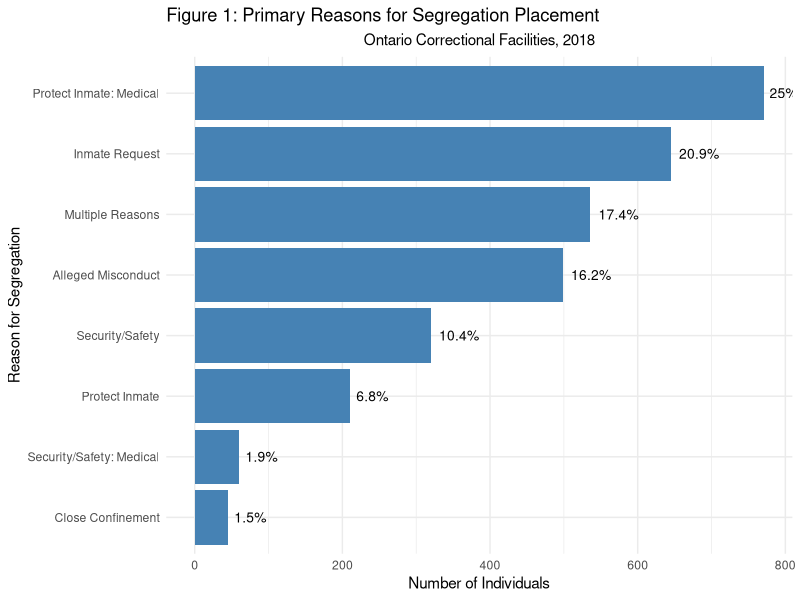
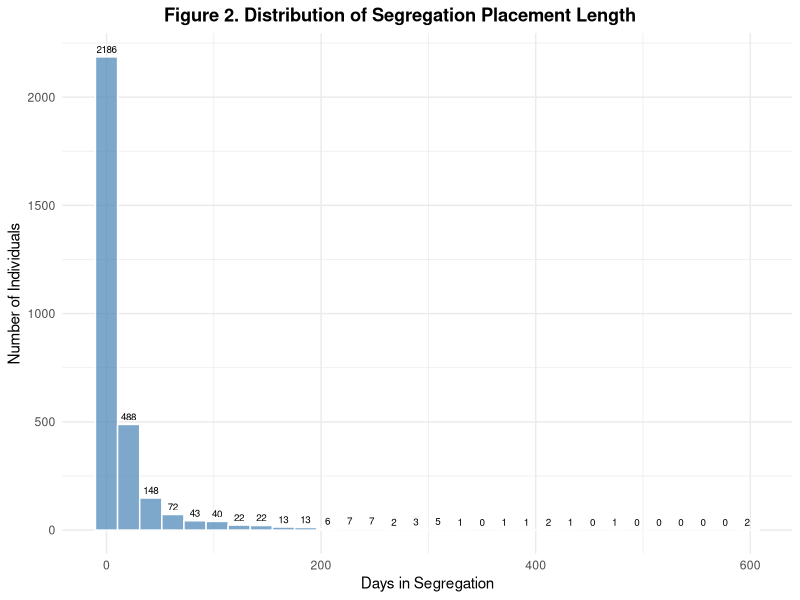

Here is the R script that generated these plots, in order:
## ---- chunk 1
knitr::opts_chunk$set(echo = TRUE)
## ---- chunk 2
library(tidyverse)
library(lubridate)
library(dplyr)
library(ggplot2)
seg = read.csv("solgen-individuals-in-seg-2018.csv")
seg = seg %>% rename(Seg_length = Segregation.placement.length..in.days.) %>% 
  rename(Reason = Primary.reason.for.segregation)
## ---- chunk 3

seg_reason = seg %>%group_by(Reason) %>% summarise(n = n())

seg_reason = seg_reason%>%arrange(n)

seg_reason = seg_reason %>% mutate(Percentage = round(n/sum(seg_reason$n)*100,1))

seg_reason = seg_reason %>%
  mutate(Reason = case_when(
    Reason == "inmate request" ~ "Inmate Request",
    Reason == "inmate needs protection" ~ "Protect Inmate",
    Reason == "inmate needs protection: medical" ~ "Protect Inmate: Medical",
    Reason == "security of institution/safety of others" ~ "Security/Safety",
    Reason == "security of institution/safety of others: medical" ~ "Security/Safety: Medical",
    Reason == "alleged misconduct" ~ "Alleged Misconduct",
    Reason == "close confinement" ~ "Close Confinement",
    Reason == "multiple reasons" ~ "Multiple Reasons",
    TRUE ~ "Other"
  ))


ggplot(seg_reason, aes(x = reorder(Reason, n), y = n)) +
  geom_bar(stat = "identity", fill = "steelblue") + coord_flip() +
  labs(title = "Figure 1: Primary Reasons for Segregation Placement",
       subtitle = "Ontario Correctional Facilities, 2018", x = "Reason for Segregation", y = "Number of Individuals") +
  theme_minimal() +
  theme(plot.subtitle = element_text(hjust = 0.5)) +
  geom_text(aes(label = paste0(Percentage, "%")), 
            hjust = -0.2,  
            size = 3.5)
## ---- chunk 4
hist_data = ggplot_build(
  ggplot(seg, aes(x = Seg_length)) + 
    geom_histogram(bins = 30, fill = "steelblue", color = "white")
)$data[[1]]

ggplot(seg, aes(x = Seg_length)) +
  geom_histogram(bins = 30, fill = "steelblue", color = "white", alpha = 0.7) +
  labs(title = "Figure 2. Distribution of Segregation Placement Length",
       x = "Days in Segregation", 
       y = "Number of Individuals") +
  theme_minimal() +
  theme(plot.title = element_text(hjust = 0.5, face = "bold"),
        plot.title.position = "plot") +   geom_text(data = hist_data, aes(x = (xmin + xmax)/2, y = count, label = count),
                                                    vjust = -0.5, 
                                                    size = 2.5)
## ---- chunk 5
# Mean by mental health
mental_summary = seg %>%
  group_by(Mental.health.alert) %>% summarise(Count = n(),
    Mean_days = mean(Seg_length),
    SD = sd(Seg_length)
  ) %>% rename(Group = Mental.health.alert)
mental_summary = add_column(mental_summary, "Variable" =  rep("Mental health alert", 2), .before = "Group")


# Mean by suicide risk
suicide_summary = seg %>%
  group_by(Suicide.risk.alert) %>% summarise(Count = n(),
    Mean_days = mean(Seg_length),
    SD = sd(Seg_length)
  )%>% rename(Group = Suicide.risk.alert)

suicide_summary = add_column(suicide_summary, "Variable" =  rep("Suicide risk alert", 2), .before = "Group")


# Mean by gender
gender_summary = seg %>%
  group_by(Gender)%>% summarise(Count = n(),
    Mean_days = mean(Seg_length),
    SD = sd(Seg_length)
  )%>% rename(Group = Gender)
  
gender_summary = add_column(gender_summary, "Variable" =  rep("Gender", 2), .before = "Group")

middle_summary= full_join(mental_summary, suicide_summary)
final_summary = full_join(middle_summary, gender_summary)
print(final_summary)
